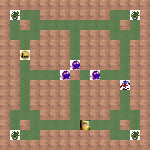

This game map was drawn from its Tiled (.tmx) file and the tilesets committed beside it. A one-line description and the trimmed map source follow:
An orthogonal 15x15 tile map with 10x10 px tiles, 2 tile layers (World, Objects), 1 hidden layer not drawn, 10 tilesets.

<map version="1.0" orientation="orthogonal" width="15" height="15" tilewidth="10" tileheight="10">
 <tileset firstgid="1" source="wall.tsx" />
 <tileset firstgid="2" source="grass.tsx" />
 <tileset firstgid="3" source="panda.tsx" />
 <tileset firstgid="4" source="monster1.tsx" />
 <tileset firstgid="5" source="food.tsx" />
 <tileset firstgid="6" source="fast.tsx" />
 <tileset firstgid="7" source="invincible.tsx" />
 <tileset firstgid="8" source="drunk.tsx" />
 <tileset firstgid="9" source="random.tsx" />
 <tileset firstgid="10" source="guard_monster.tsx" />
 <layer name="World" width="15" height="15">
  <data>[225 cells, 225 non-empty, 3 distinct tile ids]</data>
 </layer>
 <layer name="Character" width="15" height="15" visible="0">
  <data>[225 cells, 1 non-empty, 1 distinct tile ids]</data>
 </layer>
 <layer name="Objects" width="15" height="15">
  <data>[225 cells, 7 non-empty, 4 distinct tile ids]</data>
 </layer>
</map>
